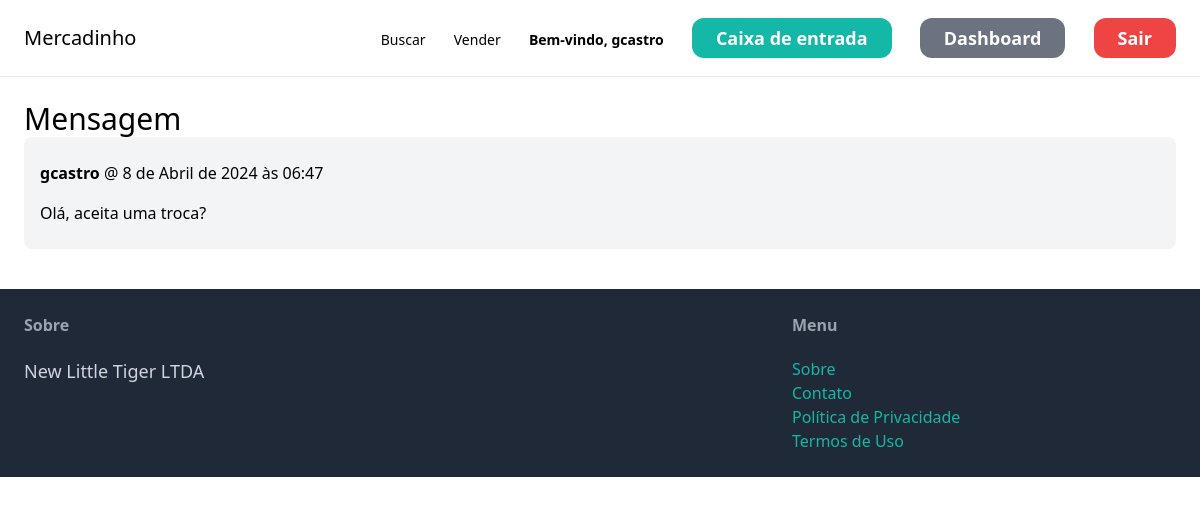
The page /inbox/2/ (signed in) on the database its author committed.
### conversation/models.py (models this page shows)
class ConversationMessage(models.Model):
    conversation = models.ForeignKey(
        Conversation, related_name="messages", on_delete=models.CASCADE
    )
    mensagem = models.TextField()
    criado_em = models.DateTimeField(auto_now_add=True)
    criado_por = models.ForeignKey(
        User, related_name="created_messages", on_delete=models.CASCADE
    )

### conversation/views.py (the view)
# urls.py: path("<int:pk>/", views.detail, name="detail"),
@login_required
def detail(request, pk):
    conversation = Conversation.objects.filter(members__in=[request.user.id]).get(pk=pk)
    return render(request, "conversation/detail.html", {"conversation": conversation})

### conversation/templates/conversation/detail.html (shortened to what this page needs)
{% extends 'core/base.html' %}
{% block content %}
<h1 class="'mb-6 text-3xl">Mensagem</h1>
<div class="space-y-6">
    {% for message in conversation.messages.all %}
            <div class="p-6 px-4 mb-4 flex {% if message.criado_por != request.user %}bg-blue-100{% else %}bg-gray-100{% endif %} rounded-lg">
                <div>
                    <p class="mb-4"><strong>{{ message.criado_por.username }}</strong> @ {{ message.criado_em }}</p>
                    <p>{{ message.mensagem }}</p>
                </div>
            </div>
    {% endfor %}
</div>
{% endblock content %}

### core/templates/core/base.html (shortened to what this page needs)
<!DOCTYPE html>
<html lang="pt-br">
<head>
    <script src="https://cdn.tailwindcss.com"></script>
</head>
<body>
    <nav class="py-6 px-6 flex justify-between items-center border-b border-gray-200">
        <a href="/" class="text-xl font-medium hover:text-gray-500">Mercadinho</a>
        <div class="space-x-6">
            <a href="{% url 'item:items' %}"
                class="text-sm font-light hover:text-gray-500">Buscar</a>
            <a href="{% url 'item:new' %}"
                class="text-sm font-light hover:text-gray-500">Vender</a>
            {% if request.user.is_authenticated %}
                <a href="#"
                    class="text-sm font-semibold hover:text-gray-500">Bem-vindo, {{user.username}}</a>
                <a href="{% url 'conversation:inbox' %}"
                    class="px-6 py-2 text-lg font-semibold bg-teal-500 text-white rounded-xl hover:bg-teal-700">Caixa de entrada</a>
                <a href="{% url 'dashboard:index' %}"
                    class="px-6 py-2 text-lg font-semibold bg-gray-500 text-white rounded-xl hover:bg-gray-700">Dashboard</a>
                <a href="{% url 'core:logout' %}"
                    class="px-6 py-2 text-lg font-semibold bg-red-500 text-white rounded-xl hover:bg-red-700">Sair</a>
            {% else %}
                <a href="{% url 'core:signup' %}"
                    class="px-6 py-3 text-lg font-semibold bg-teal-500 text-white rounded-xl hover:bg-teal-700">Registrar</a>
                <a href="{% url 'core:login' %}"
                    class="px-6 py-3 text-lg font-semibold bg-gray-500 text-white rounded-xl hover:bg-gray-700">Login</a>
            {% endif %}
        </div>
    </nav>
    <div class="px-6 py-6">
        {% block content %}
        {% endblock content %}
    </div>
    <footer class="py-6 px-6 flex justify-between bg-gray-800">
        <div class="w-2/3 pr-10">
            <h3 class="mb-5 font-semibold text-gray-400">Sobre</h3>
            <p class="text-lg text-gray-300">New Little Tiger LTDA</p>
        </div>
        <div class="w-1/3">
            <h3 class="mb-5 font-semibold text-gray-400">Menu</h3>
            <ul class="list-reset">
                <li><a href="#" class="text-teal-500 hover:text-teal-700">Sobre</a></li>
                <li><a href=" {% url 'core:contact' %}" class="text-teal-500 hover:text-teal-700">Contato</a></li>
                <li><a href="#" class="text-teal-500 hover:text-teal-700">Política de Privacidade</a></li>
                <li><a href="#" class="text-teal-500 hover:text-teal-700">Termos de Uso</a></li>
            </ul>
        </div>
    </footer>
</body>
</html>

### rows shown on the page
ConversationMessage: criado_por.username "gcastro", criado_em "8 de Abril de 2024 às 06:47", mensagem "Olá, aceita uma troca?"

### other values the page prints
{{ user.username }} "gcastro"
